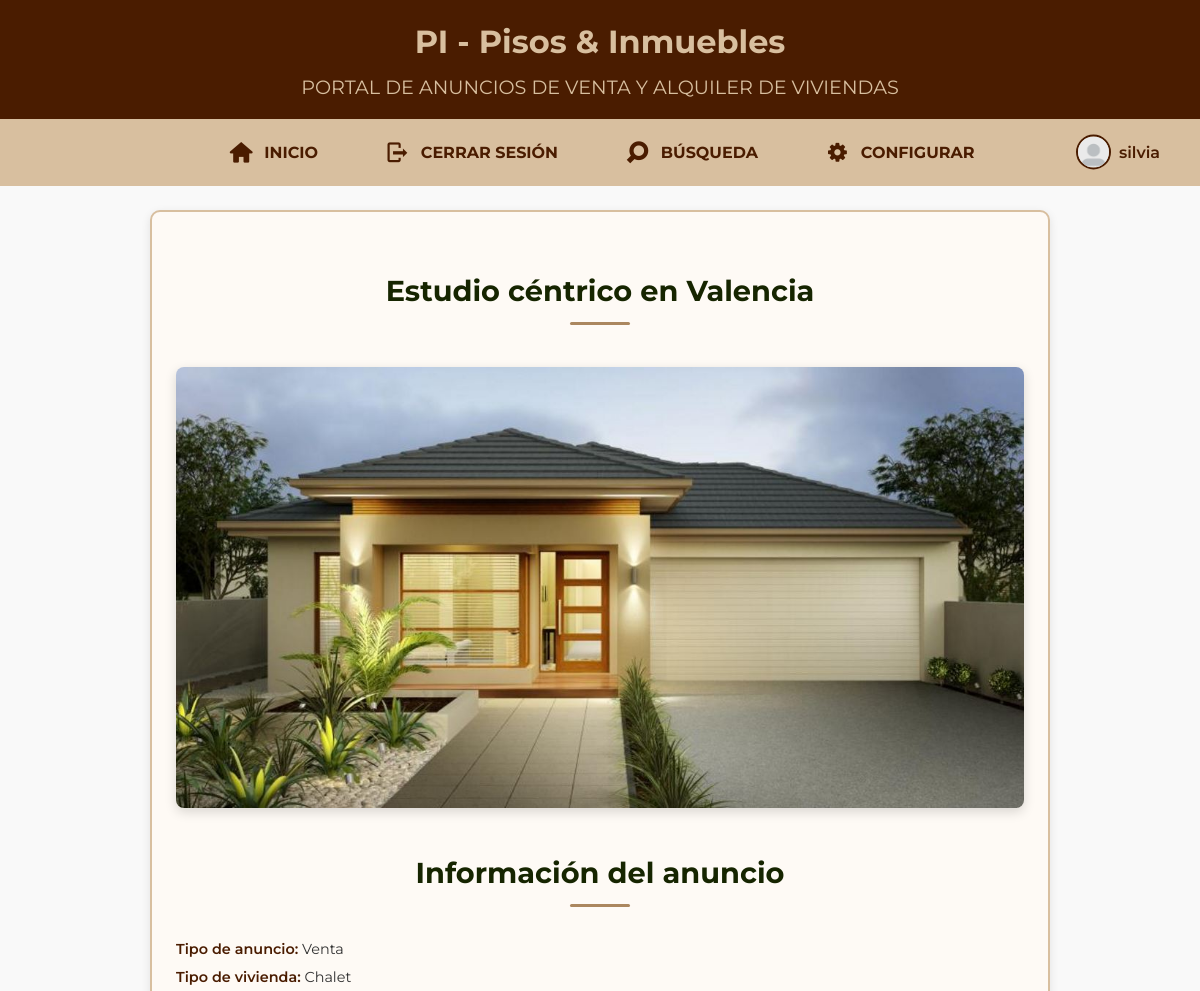
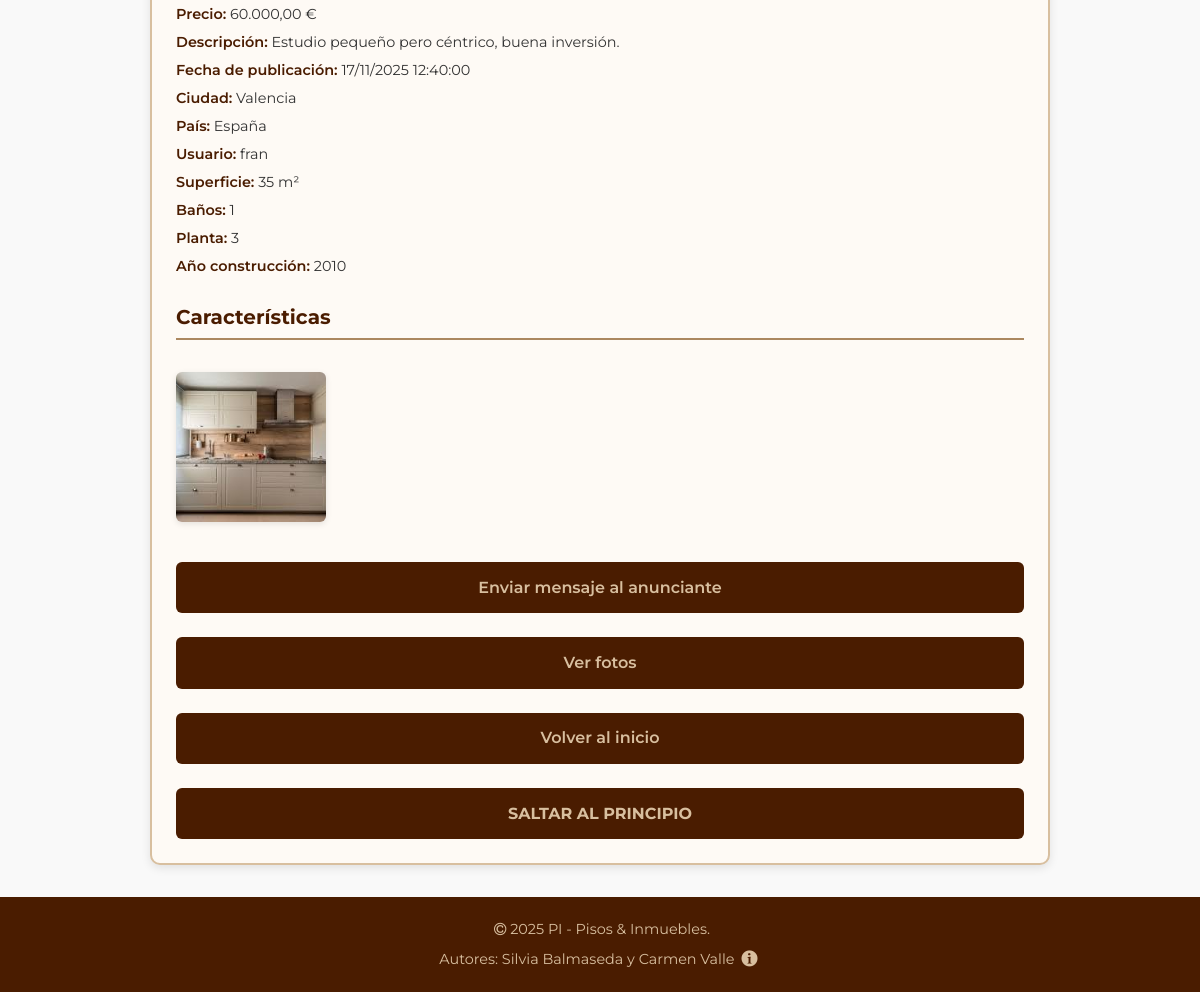
Page /anuncio/2003 (signed in) on the committed database (2 pictures, top to bottom).
### tables this page shows
CREATE TABLE `anuncios` (
  `IdAnuncio` int(11) NOT NULL,
  `TAnuncio` smallint(6) DEFAULT NULL,
  `TVivienda` smallint(6) DEFAULT NULL,
  `FPrincipal` varchar(200) DEFAULT NULL,
  `Alternativo` varchar(255) NOT NULL,
  `Titulo` varchar(255) DEFAULT NULL,
  `Precio` double(10,2) DEFAULT NULL,
  `Texto` text DEFAULT NULL,
  `Ciudad` varchar(100) DEFAULT NULL,
  `Pais` int(11) DEFAULT NULL,
  `Superficie` double(10,2) DEFAULT NULL,
  `NHabitaciones` int(11) DEFAULT NULL,
  `NBanyos` int(11) DEFAULT NULL,
  `Planta` int(11) DEFAULT NULL,
  `Anyo` int(11) DEFAULT NULL,
  `FRegistro` datetime DEFAULT NULL,
  `Usuario` int(11) DEFAULT NULL
);

CREATE TABLE `tiposanuncios` (
  `IdTAnuncio` smallint(6) NOT NULL,
  `NomTAnuncio` varchar(100) NOT NULL
);

CREATE TABLE `tiposviviendas` (
  `IdTVivienda` smallint(6) NOT NULL,
  `NomTVivienda` varchar(100) NOT NULL
);

CREATE TABLE `paises` (
  `IdPaises` int(11) NOT NULL,
  `NomPais` text NOT NULL
);

CREATE TABLE `usuarios` (
  `IdUsuario` int(11) NOT NULL,
  `NomUsuario` varchar(15) NOT NULL,
  `Clave` varchar(255) NOT NULL,
  `Email` varchar(254) NOT NULL,
  `Sexo` smallint(11) DEFAULT NULL,
  `FNacimiento` date DEFAULT NULL,
  `Ciudad` varchar(100) DEFAULT NULL,
  `Pais` int(11) DEFAULT NULL,
  `Foto` varchar(200) DEFAULT NULL,
  `FRegistro` datetime DEFAULT NULL,
  `Estilo` int(11) DEFAULT NULL
);

### includes/precio.php (called while the page is built, shortened)
<?php
if (!function_exists('formatearPrecio')) {
    function formatearPrecio($valor){
        return number_format((float)$valor, 2, ',', '.') . ' €';
    }
}
if (!function_exists('resolve_image_url')) {
    function resolve_image_url($fotoCandidate) {
        $basename = basename($fotoCandidate);
        $pathRootImg = __DIR__ . '/../imagenes/' . $basename;
        $pathPractica = __DIR__ . '/../DAW/practica/imagenes/' . $basename;
        if (file_exists($pathPractica)) return '/phpDAW/DAW/practica/imagenes/' . $basename;
        return '/phpDAW/DAW/practica/imagenes/anuncio2.jpg';
    }
}
?>

### anuncio.php (the view, shortened to what this page needs)
<?php
$id = isset($_GET['id']) && ctype_digit($_GET['id']) ? intval($_GET['id']) : 0;
require_once __DIR__ . '/includes/conexion.php';
$anuncio = null;
if ($id > 0 && isset($conexion)) {
    try {
        $stmt = $conexion->prepare("SELECT a.IdAnuncio,
                                          a.Titulo AS titulo,
                                          a.FPrincipal AS fotoPrincipal,
                                          a.Texto AS texto,
                                          a.Precio AS precio,
                                      a.Superficie AS superficie,
                                      a.NHabitaciones AS habitaciones,
                                      a.NBanyos AS banos,
                                      a.Planta AS planta,
                                      a.Anyo AS anyo,
                                          a.FRegistro AS fecha,
                                          a.Ciudad AS ciudad,
                                          p.NomPais AS pais,
                                          u.NomUsuario AS usuario,
                                          ta.NomTAnuncio AS tipoAnuncio,
                                          tv.NomTVivienda AS tipoVivienda
                                     FROM Anuncios a
                                     LEFT JOIN Usuarios u ON a.Usuario = u.IdUsuario
                                     LEFT JOIN Paises p ON a.Pais = p.IdPaises
                                     LEFT JOIN TiposAnuncios ta ON a.TAnuncio = ta.IdTAnuncio
                                     LEFT JOIN TiposViviendas tv ON a.TVivienda = tv.IdTVivienda
                                     WHERE a.IdAnuncio = ? LIMIT 1");
        $stmt->execute([$id]);
        $anuncio = $stmt->fetch(PDO::FETCH_ASSOC);
        if ($anuncio) {
            $stmt2 = $conexion->prepare("SELECT Titulo, Foto, Alternativo FROM Fotos WHERE Anuncio = ?");
            $stmt2->execute([$id]);
            $fotos = $stmt2->fetchAll(PDO::FETCH_ASSOC);
            $anuncio['fotos'] = array_map(function($f){ return $f['Foto']; }, $fotos);
            $anuncio['caracteristicas'] = [];
            require_once __DIR__ . '/includes/precio.php';
            $anuncio['fotoPrincipal'] = resolve_image_url($anuncio['fotoPrincipal'] ?? '');
        } else {
            $fotos = [];
        }
    } catch (Exception $e) {
        $anuncio = null;
        $fotos = [];
    }
} else {
    $fotos = [];
}
if ($id > 0 && $anuncio && isset($anuncio['titulo'])) {
    require_once __DIR__ . '/includes/precio.php';
}
    ?>
    <?php
require_once("cabecera.inc");
require_once __DIR__ . '/includes/precio.php';
require_once("inicioLog.inc");
?>
<main>
    <section class="anuncio-detalle">
        <h2><?= htmlspecialchars($anuncio['titulo'], ENT_QUOTES, 'UTF-8') ?></h2>
        <section class="fotos">
            <img src="<?= htmlspecialchars($anuncio['fotoPrincipal'], ENT_QUOTES, 'UTF-8') ?>"
                 alt="Foto principal del anuncio <?= htmlspecialchars($anuncio['titulo'], ENT_QUOTES, 'UTF-8') ?>"
                 class="foto-principal" width="600" height="400">
        </section>
        <section class="informacion">
            <h2>Información del anuncio</h2>
            <aside class="detalles">
                <p><strong>Tipo de anuncio:</strong> <?= htmlspecialchars($anuncio['tipoAnuncio'], ENT_QUOTES, 'UTF-8') ?></p>
                <p><strong>Tipo de vivienda:</strong> <?= htmlspecialchars($anuncio['tipoVivienda'], ENT_QUOTES, 'UTF-8') ?></p>
                <p><strong>Precio:</strong> <span class="precio"><?= formatearPrecio($anuncio['precio'] ?? 0) ?></span></p>
                <p><strong>Descripción:</strong> <?= nl2br(htmlspecialchars($anuncio['texto'], ENT_QUOTES, 'UTF-8')) ?></p>
                <p><strong>Fecha de publicación:</strong> <?php
                    $fechaRaw = $anuncio['fecha'] ?? '';
                    $fechaStr = htmlspecialchars($fechaRaw, ENT_QUOTES, 'UTF-8');
                    $dt = false;
                    if (!empty($fechaRaw)) {
                        try {
                            $dt = new DateTime($fechaRaw);
                        } catch (Exception $e) {
                            $dt = false;
                        }
                    }
                    echo $dt ? $dt->format('d/m/Y H:i:s') : $fechaStr;
                ?></p>
                <p><strong>Ciudad:</strong> <?= htmlspecialchars($anuncio['ciudad'], ENT_QUOTES, 'UTF-8') ?></p>
                <p><strong>País:</strong> <?= htmlspecialchars($anuncio['pais'], ENT_QUOTES, 'UTF-8') ?></p>
                <p><strong>Usuario:</strong> <?= htmlspecialchars($anuncio['usuario'], ENT_QUOTES, 'UTF-8') ?></p>
                <?php if (!empty($anuncio['superficie'])): ?>
                    <p><strong>Superficie:</strong> <?= htmlspecialchars((string)$anuncio['superficie'], ENT_QUOTES, 'UTF-8') ?> m²</p>
                <?php endif; ?>
                <?php if (!empty($anuncio['banos'])): ?>
                    <p><strong>Baños:</strong> <?= htmlspecialchars((string)$anuncio['banos'], ENT_QUOTES, 'UTF-8') ?></p>
                <?php endif; ?>
                <?php if (!empty($anuncio['planta'])): ?>
                    <p><strong>Planta:</strong> <?= htmlspecialchars((string)$anuncio['planta'], ENT_QUOTES, 'UTF-8') ?></p>
                <?php endif; ?>
                <?php if (!empty($anuncio['anyo'])): ?>
                    <p><strong>Año construcción:</strong> <?= htmlspecialchars((string)$anuncio['anyo'], ENT_QUOTES, 'UTF-8') ?></p>
                <?php endif; ?>
            </aside>
            <h3>Características</h3>
            <?php if (!empty($anuncio['fotos'])): ?>
            <section>
                <aside class="miniaturas">
                        <?php foreach ($anuncio['fotos'] as $index => $foto): ?>
                            <a href="/phpDAW/ver_foto?id=<?= $id ?>&foto=<?= urlencode($foto) ?>">
                                <img src="<?= htmlspecialchars(resolve_image_url($foto), ENT_QUOTES, 'UTF-8') ?>"
                                alt="Miniatura <?= $index+1 ?> del anuncio" class="miniatura" width="150" height="150">
                            </a>
                    <?php endforeach; ?>
                </aside>
            </section>
            <?php endif; ?>
            <aside class="acciones">
                <?php
                $usuarioLog = $_SESSION['usuario'] ?? null;
                $propietario = $anuncio['usuario'] ?? null;
                    if ($usuarioLog && $propietario && $usuarioLog === $propietario): ?>
                    <a href="/phpDAW/anyadir_foto?id=<?= $id ?>" class="btn">Añadir foto a este anuncio</a>
                    <a href="/phpDAW/ver_fotos?id=<?= $id ?>" class="btn btn-outline">Ver fotos</a>
                    <a href="/phpDAW/mis-anuncios" class="btn">Volver a mis anuncios</a>
                <?php else: ?>
                    <a href="/phpDAW/mensaje?anuncio=<?= $id ?>" class="btn">Enviar mensaje al anunciante</a>
                    <a href="/phpDAW/ver_fotos?id=<?= $id ?>" class="btn btn-outline">Ver fotos</a>
                    <a href="/phpDAW/" class="btn">Volver al inicio</a>
                <?php endif; ?>
            </aside>
        </section>
    </section>
    <?php require_once("salto.inc"); ?>
</main>
<?php require_once("pie.inc"); ?>

### DAW/practica/css/general.css (style rules this page uses)
:root { --color-principal: #4a1c00; --color-secundario: #d8bf9f; --color-acento: #ab875f; --color-hover: #162500; --color-fondo: #f9f9f9; --color-texto: #333; --color-field: #fefaf5; --color-blanco: #fff; --radio-borde: 6px; --sombra: 0 4px 8px rgba(0, 0, 0, 0.1); --sombra-int: inset 0 0 5px rgba(0, 0, 0, 0.05); --fuente-base: 'Montserrat', 'Segoe UI', Tahoma, Geneva, Verdana, sans-serif; --tamano-base: 16px; --linea-base: 1.6; }
* { margin: 0; padding: 0; box-sizing: border-box; }
body { font-family: var(--fuente-base); font-size: var(--tamano-base); line-height: var(--linea-base); background-color: var(--color-fondo); color: var(--color-texto); }
a { color: var(--color-principal); text-decoration: none; }
main { max-width: 90%; margin: 2rem auto; padding: 1rem; background-color: var(--color-blanco); border-radius: 8px; box-shadow: var(--sombra); }
main h2 { color: var(--color-principal); font-size: 2rem; margin-bottom: 1rem; text-align: center; }
main h3 { color: var(--color-hover); font-size: 1.4rem; margin-top: 2rem; margin-bottom: 1rem; border-bottom: 2px solid var(--color-acento); padding-bottom: 0.5rem; }
main img { display: block; margin: 1rem auto; border-radius: 8px; box-shadow: 0 4px 12px rgba(0, 0, 0, 0.15); }
button, .btn { display: block; width: 100%; text-align: center; margin-top: 1.5rem; background-color: var(--color-principal); color: var(--color-secundario); padding: 0.8rem 0; border-radius: var(--radio-borde); font-weight: 600; font-size: 1rem; text-decoration: none; transition: background-color 0.3s ease, color 0.3s ease; }
section h2 { color: var(--color-hover); text-align: center; margin: 2rem auto 1.5rem; font-size: 1.8rem; position: relative; padding-bottom: 0.5rem; }
section h2::after { content: ""; display: block; width: 60px; height: 3px; background-color: var(--color-acento); margin: 0.5rem auto 0; border-radius: 2px; }

### DAW/practica/css/anuncio.css (style rules this page uses)
main { max-width: 900px; margin: 1.5rem auto; padding: 1.5rem; background-color: var(--color-field); border: 2px solid var(--color-secundario); border-radius: 10px; box-shadow: 0 3px 10px rgba(0, 0, 0, 0.1); }
main h3 { color: var(--color-principal); font-size: 1.25rem; margin-top: 1.5rem; margin-bottom: 0.6rem; border-bottom: 2px solid var(--color-acento); padding-bottom: 0.3rem; }
main p { font-size: 0.9rem; line-height: 1.5; margin: 0.4rem 0; }
main p strong { color: var(--color-principal); font-weight: 600; }
.miniaturas { display: flex; flex-wrap: wrap; gap: 0.6rem; align-items: center; margin-top: 0.6rem; }
.miniaturas .miniatura { width: 150px; height: 150px; object-fit: cover; border-radius: 6px; box-shadow: 0 2px 6px rgba(0,0,0,0.1); transition: transform 0.18s ease; }
@media (min-width: 769px) { .fotos { display: flex; gap: 1rem; align-items: start; } }
@media (min-width: 769px) { .fotos .foto-principal { flex: 1 1 auto; display: block; margin: 0 auto; max-width: 100%; height: auto; max-height: 480px; object-fit: cover; border-radius: 8px; } }
.fotos { justify-items: center; }
.fotos .foto-principal { display: block; margin: 0.6rem auto; max-width: 100%; height: auto; }

### DAW/practica/css/print-index.css (style rules this page uses)
* { box-shadow: none !important; text-shadow: none !important; }
body { font-family: Georgia, 'Times New Roman', serif; font-size: 12pt; line-height: 1.5; background-color: white; color: black; }
main { max-width: 100%; background-color: white !important; margin: 0; padding: 0; }
h2 { font-size: 16pt; color: #4a1c00 !important; margin-top: 20pt; margin-bottom: 10pt; border-bottom: 1pt solid #ab875f; padding-bottom: 5pt; page-break-after: avoid; }
h3 { font-size: 14pt; color: #4a1c00 !important; margin-top: 15pt; margin-bottom: 8pt; page-break-after: avoid; }
p { margin-bottom: 8pt; orphans: 3; widows: 3; }
a { color: #4a1c00 !important; text-decoration: underline; }
img { max-width: 100% !important; height: auto !important; page-break-inside: avoid; }
.btn { display: none !important; }
aside { display: block !important; background-color: #fefaf5 !important; border: 1pt solid #ab875f; padding: 10pt; margin-bottom: 15pt; page-break-inside: avoid; }
h2, h3, h4, h5, h6 { page-break-after: avoid; }
ul, ol, img, table, article, fieldset { page-break-inside: avoid; }
body::after { content: "Documento impreso el " attr(data-fecha); display: block; text-align: center; font-size: 9pt; font-style: italic; color: #666 !important; margin-top: 20pt; page-break-before: avoid; }

### rows in the picture
anuncios: Titulo "Estudio céntrico en Valencia", TAnuncio.NomTAnuncio "Venta", TVivienda.NomTVivienda "Chalet", Precio "60.000,00 €", Texto "Estudio pequeño pero céntrico, buena inversión.", FRegistro "17/11/2025 12:40:00", Ciudad "Valencia", Pais.NomPais "España", Usuario.NomUsuario "fran", Superficie "35", NBanyos "1", Planta "3", Anyo "2010"

### other values in the picture
$_SESSION['usuario'] "silvia"
